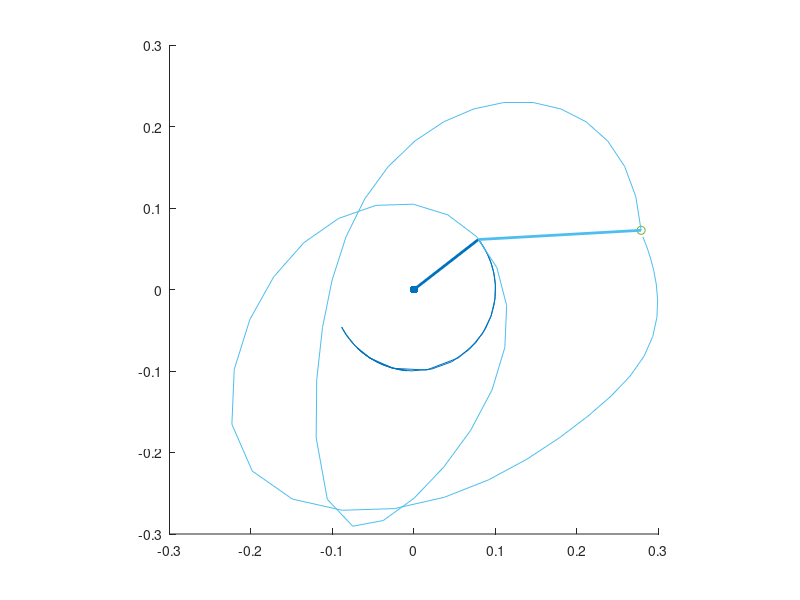

Recreate this plot in MATLAB.
clc;
clear all;
close all;

mA  = 2;
mB  = 1;
rA  = 0.1;
rB  = 0.2;
g   = 9.8;

theta_A0    = 2.2;
theta_B0    = 1.6;
velocity_A0 = 0;
velocity_B0 = 0;

time      = 1;
framerate = 60;
h         = 1/framerate;

y1(1) = theta_A0;
y2(1) = velocity_A0;
y3(1) = theta_B0;
y4(1) = velocity_B0;

t = 0 : h : time;

f2 = @(mA,mB,rA,rB,g,y1,y2,y3,y4) ((mA+mB)*rA - mB*rA*(cos(y1-y3))^2)^(-1) * ...
        (-mB*rA*(y2^2)*sin(y1-y3)*cos(y1-y3) + mB*g*sin(y3)*cos(y1-y3) - mB*rB*(y4^2)*sin(y1-y3) - (mA+mB)*g*sin(y1));

f4 = @(mA,mB,rA,rB,g,y1,y2,y3,y4) (rB - (mB*rB/(mA+mB))*(cos(y1-y3))^2)^(-1) * ...
        (rA*(y2)^2*sin(y1-y3) - g*sin(y3) + (mB*rB/(mA+mB))*(y4^2)*sin(y1-y3)*cos(y1-y3) + g*sin(y1)*cos(y1-y3));

for i = 2 : length(t)
    y1(i) = y1(i-1) + h*y2(i-1);
    y3(i) = y3(i-1) + h*y4(i-1);
    y2(i) = y2(i-1) + h*f2(mA,mB,rA,rB,g,y1(i-1),y2(i-1),y3(i-1),y4(i-1));
    y4(i) = y4(i-1) + h*f4(mA,mB,rA,rB,g,y1(i-1),y2(i-1),y3(i-1),y4(i-1));
end

theta_A    = y1;
velocity_A = y2;
theta_B    = y3;
velocity_B = y4;

xA =  rA*sin(theta_A);
yA = -rA*cos(theta_A);
xB =  rA*sin(theta_A) + rB*sin(theta_B);
yB = -rA*cos(theta_A) - rB*cos(theta_B);

for i = 1 : 10 : length(t)
    figure(1)
    clf;
    hold on
    scatter(0, 0, "filled", Color="red");
    plot(xA(i), yA(i), 'wo', LineWidth=mA, Color="red");
    line([0 xA(i)], [0 yA(i)], 'Linewidth', 2)
    plot(xA(1:i), yA(1:i), LineWidth=1, Color=[0 0.447 0.7410], LineStyle='--');
    plot(xB(i), yB(i), 'Marker', 'o', LineWidth=mB, Color="red");
    line([xA(i) xB(i)], [yA(i) yB(i)], 'Linewidth', 2)
    plot(xB(1:i), yB(1:i), LineWidth=1, Color=[0 0.447 0.7410], LineStyle='--');
    axis equal
    axis([-(rB+rA) (rB+rA) -(rB+rA) (rB+rA)]);
    pause(0.0001);
end
